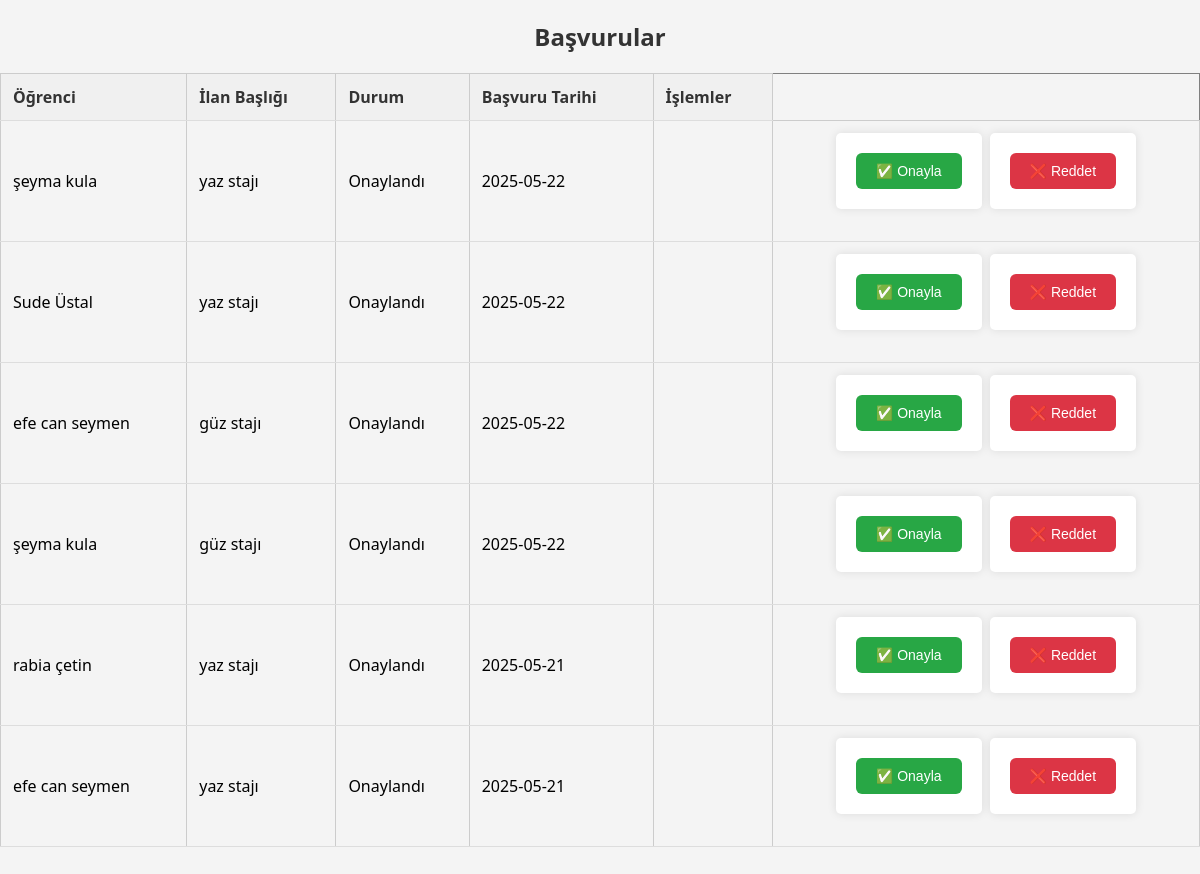
The app's page /basvurular.php (signed in) with its own data.
### tables this page shows
CREATE TABLE `basvurular` (
  `basvuru_id` int NOT NULL,
  `ogrenci_id` int DEFAULT NULL,
  `ilan_id` int DEFAULT NULL,
  `basvuru_tarihi` date DEFAULT NULL,
  `onay_durumu` enum('Beklemede','Onaylandı','Reddedildi') DEFAULT NULL
);

CREATE TABLE `ogrenciler` (
  `ogrenci_id` int NOT NULL,
  `ad_soyad` varchar(100) NOT NULL,
  `email` varchar(100) NOT NULL,
  `bolum` varchar(100) NOT NULL,
  `okul` varchar(100) NOT NULL,
  `sifre` varchar(255) NOT NULL
);

CREATE TABLE `ilanlar` (
  `ilan_id` int NOT NULL,
  `kurum_id` int DEFAULT NULL,
  `baslik` varchar(100) NOT NULL,
  `aciklama` text,
  `sektor` varchar(100) DEFAULT NULL,
  `son_basvuru_tarihi` date DEFAULT NULL
);

### basvurular.php (the view, shortened to what this page needs)
<?php
include 'db.php';
$kurum_id = $_SESSION['kullanici']['kurum_id'];
$sql = "
    SELECT
        b.basvuru_id, b.ogrenci_id, o.ad_soyad,
        b.ilan_id, i.baslik,
        b.onay_durumu, b.basvuru_tarihi
    FROM basvurular b
    INNER JOIN ilanlar i ON b.ilan_id = i.ilan_id
    INNER JOIN ogrenciler o ON b.ogrenci_id = o.ogrenci_id
    WHERE i.kurum_id = $kurum_id
    ORDER BY b.basvuru_tarihi DESC
";
$result = $conn->query($sql);
?>
<!DOCTYPE html>
<html lang="tr">
<head>
    <link rel="stylesheet" href="style.css">
</head>
<body>
    <h2>Başvurular</h2>
    <table border="1" cellpadding="5">
        <tr>
            <th>Öğrenci</th>
            <th>İlan Başlığı</th>
            <th>Durum</th>
            <th>Başvuru Tarihi</th>
            <th>İşlemler</th>
        </tr>
        <?php while ($row = $result->fetch_assoc()): ?>
            <tr>
                <td><?= htmlspecialchars($row['ad_soyad']) ?></td>
                <td><?= htmlspecialchars($row['baslik']) ?></td>
                <td><?= htmlspecialchars($row['onay_durumu']) ?></td>
                <td><?= htmlspecialchars($row['basvuru_tarihi']) ?></td>
                <td>
                <td>
    <div class="action-buttons">
        <form method="post">
            <button type="submit" class="btn btn-yes">✅ Onayla</button>
        </form>
        <form method="post">
            <button type="submit" class="btn btn-no">❌ Reddet</button>
        </form>
    </div>
</td>
                </td>
            </tr>
        <?php endwhile; ?>
    </table>
</body>
</html>

### style.css (style rules this page uses)
body { font-family: 'Segoe UI', sans-serif; background-color: #f4f4f4; margin: 0; padding: 0; }
h1, h2, h3 { color: #333; margin-bottom: 20px; }
form { background-color: white; padding: 20px; border-radius: 5px; box-shadow: 0 0 10px rgba(0,0,0,0.1); margin-bottom: 20px; }
table { width: 100%; border-collapse: collapse; margin-top: 20px; }
th, td { padding: 10px; border: 1px solid #ccc; text-align: center; }
th { background-color: #f0f0f0; color: #333; }
.buton, .btn { display: inline-block; padding: 10px 20px; font-size: 14px; border-radius: 6px; color: white; text-decoration: none; cursor: pointer; transition: background-color 0.3s ease; border: none; }
.btn-yes { background-color: #28a745; }
.btn-no { background-color: #dc3545; }
.action-buttons { display: flex; gap: 8px; justify-content: center; align-items: center; }
.action-buttons form { display: inline; }
h2 { text-align: center; margin-bottom: 20px; }
table { width: 100%; border-collapse: collapse; margin-bottom: 30px; }
table th, table td { padding: 12px; text-align: left; vertical-align: middle; border-bottom: 1px solid #ddd; }
table th { background-color: #f0f0f0; font-weight: bold; }
button { padding: 6px 12px; background-color: #4a90e2; color: white; border: none; border-radius: 6px; cursor: pointer; }

### records on screen
basvurular: ogrenci.ad_soyad "şeyma kula", ilan.baslik "yaz stajı", onay_durumu "Onaylandı", basvuru_tarihi "2025-05-22"
basvurular: ogrenci.ad_soyad "Sude Üstal", ilan.baslik "yaz stajı", onay_durumu "Onaylandı", basvuru_tarihi "2025-05-22"
basvurular: ogrenci.ad_soyad "efe can seymen", ilan.baslik "güz stajı", onay_durumu "Onaylandı", basvuru_tarihi "2025-05-22"
basvurular: ogrenci.ad_soyad "şeyma kula", ilan.baslik "güz stajı", onay_durumu "Onaylandı", basvuru_tarihi "2025-05-22"
basvurular: ogrenci.ad_soyad "rabia çetin", ilan.baslik "yaz stajı", onay_durumu "Onaylandı", basvuru_tarihi "2025-05-21"
basvurular: ogrenci.ad_soyad "efe can seymen", ilan.baslik "yaz stajı", onay_durumu "Onaylandı", basvuru_tarihi "2025-05-21"
